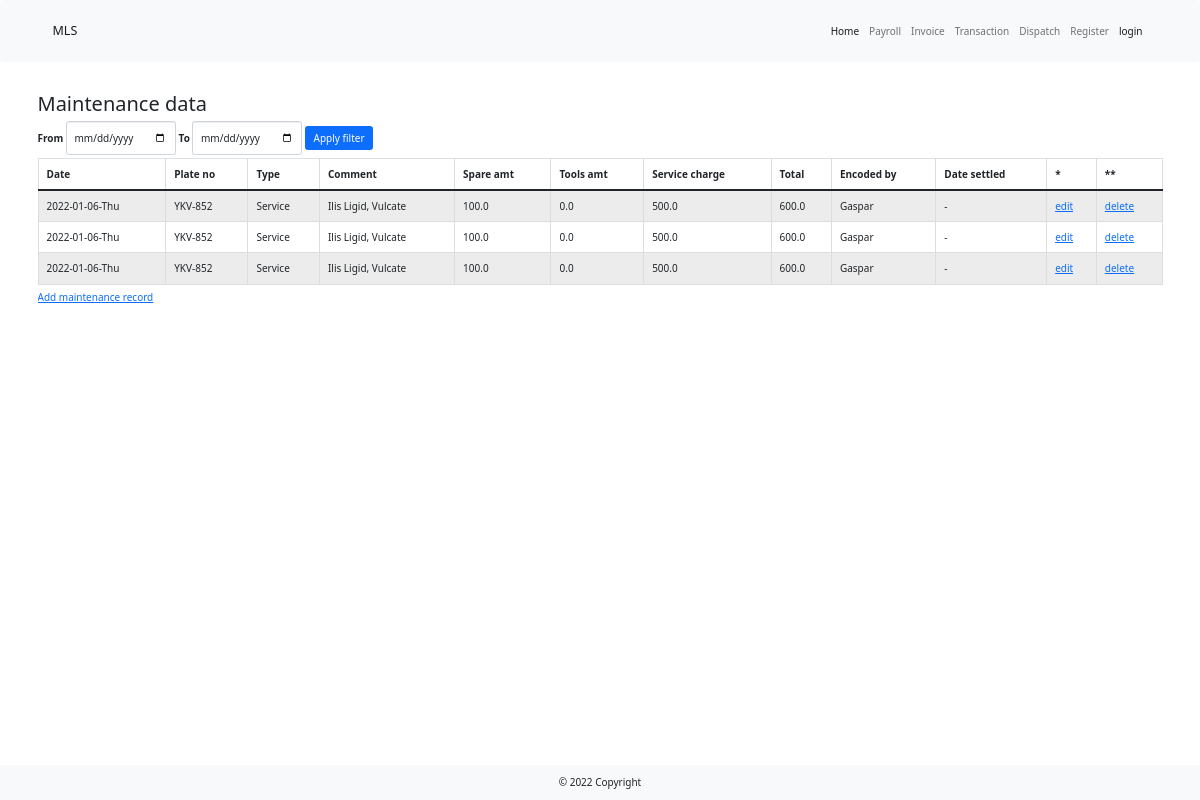
The app's page /maintenance with its own data.
### main.py (models this page shows)
class MaintenanceTable(UserMixin, db.Model):
    __tablename__ = "maintenance"
    id = db.Column(db.Integer, primary_key=True, unique=True)
    date = db.Column(db.String(100), nullable=False)
    plate_no = db.Column(db.String(100), nullable=False)
    type = db.Column(db.String(100), nullable=False)
    comment = db.Column(db.String(250), nullable=False)
    pyesa_amt = db.Column(db.Float(precision=1))
    tools_amt = db.Column(db.Float(precision=1))
    service_charge = db.Column(db.Float(precision=1))
    total_amt = db.Column(db.Float(precision=1))
    encoded_by = db.Column(db.String(100))
    encoder_id = db.Column(db.Integer, db.ForeignKey("users.id"))
    encoder = relationship("UserTable", back_populates="maintenance")
    date_settled = db.Column(db.String(100))

### main.py (the view)
@app.route("/maintenance", methods=["Get", "Post"])
def maintenance():
    form = MaintenanceFilterForm()
    with create_engine('sqlite:///lbc_dispatch.db').connect() as cnx:
        df = pd.read_sql_table(table_name="maintenance", con=cnx)
    sorted_df = df.head(n=10).sort_values("date", ascending=False)
    if form.validate_on_submit():
        start = form.date_start.data
        end = form.date_end.data
        index = "date"
        filtered_df = df[(df[index] >= str(start)) & (df[index] <= str(end))].sort_values(index, ascending=False)
        return render_template("maintenance_data.html", form=form, df=filtered_df)
    return render_template("maintenance_data.html", form=form, df=sorted_df)

### _forms.py
class MaintenanceFilterForm(FlaskForm):
    date_start = DateField("From")
    date_end = DateField("To")
    submit = SubmitField("Apply filter")

### templates/maintenance_data.html (shortened to what this page needs)
{% extends 'bootstrap/base.html' %}
{% import "bootstrap/wtf.html" as wtf %}
{% block content %}
    {% include '_header.html' %}
    <div class="container my-5">
        <h2>Maintenance data</h2>
        {{ wtf.quick_form(form, novalidate=True, extra_classes="form form-inline my-1", button_map={"submit": "primary"}) }}
        <div class="table-responsive">
            <table class="table table-striped table-hover table-bordered table-sm">
                <caption><a href="{{ url_for('input_maintenance')}}">Add maintenance record</a> </caption>
                <thead>
                <tr>
                    <th scope="col">Date</th>
                    <th scope="col">Plate no</th>
                    <th scope="col">Type</th>
                    <th scope="col">Comment</th>
                    <th scope="col">Spare amt</th>
                    <th scope="col">Tools amt</th>
                    <th scope="col">Service charge</th>
                    <th scope="col">Total</th>
                    <th scope="col">Encoded by</th>
                    <th scope="col">Date settled</th>
                    <th scope="col">*</th>
                    <th scope="col">**</th>
                </tr>
                </thead>
                <tbody>
                {% for row in df.itertuples(): %}
                <tr>
                    <td>{{ row[2] }}</td>
                    <td>{{ row[3] }}</td>
                    <td>{{ row[4] }}</td>
                    <td>{{ row[5] }}</td>
                    <td>{{ row[6] }}</td>
                    <td>{{ row[7] }}</td>
                    <td>{{ row[8] }}</td>
                    <td>{{ row[9] }}</td>
                    <td>{{ row[10] }}</td>
                    <td>{{ row[12] }}</td>
                <td><a href="{{ url_for('edit_maintenance', maintenance_id=row[1]) }}">edit</a></td>
                <td><a href="{{ url_for('delete_maintenance', maintenance_id=row[1]) }}">delete</a></td>
                </tr>
                {% endfor %}
                </tbody>
            </table>
        </div>
    </div>
    {% include '_footer.html' %}
{% endblock  %}

### records on screen
MaintenanceTable: date "2022-01-06-Thu", plate_no "YKV-852", type "Service", comment "Ilis Ligid, Vulcate", pyesa_amt "100.0", tools_amt "0.0", service_charge "500.0", total_amt "600.0", encoded_by "Gaspar", date_settled "-"
MaintenanceTable: date "2022-01-06-Thu", plate_no "YKV-852", type "Service", comment "Ilis Ligid, Vulcate", pyesa_amt "100.0", tools_amt "0.0", service_charge "500.0", total_amt "600.0", encoded_by "Gaspar", date_settled "-"
MaintenanceTable: date "2022-01-06-Thu", plate_no "YKV-852", type "Service", comment "Ilis Ligid, Vulcate", pyesa_amt "100.0", tools_amt "0.0", service_charge "500.0", total_amt "600.0", encoded_by "Gaspar", date_settled "-"
